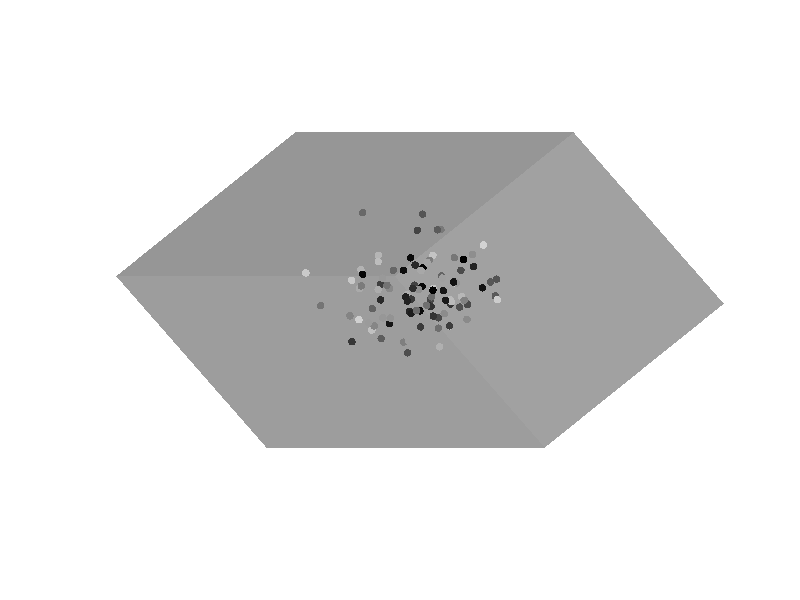
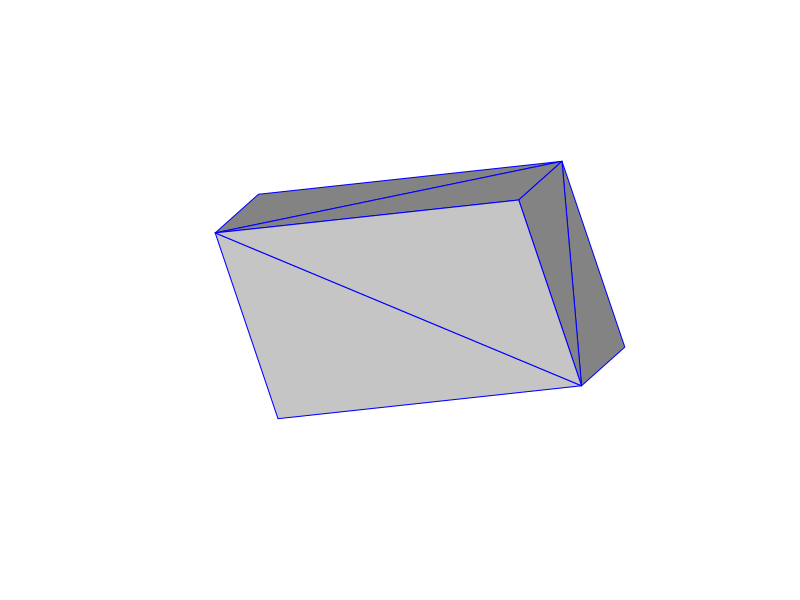
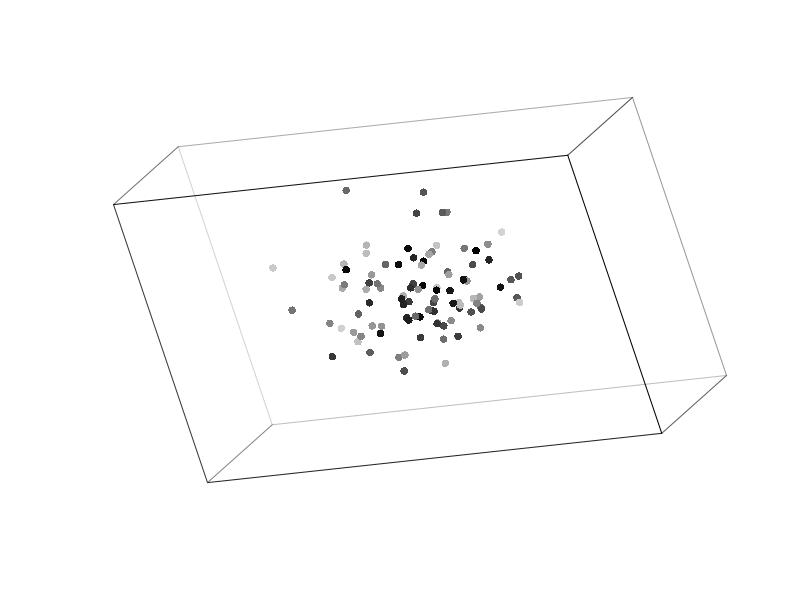
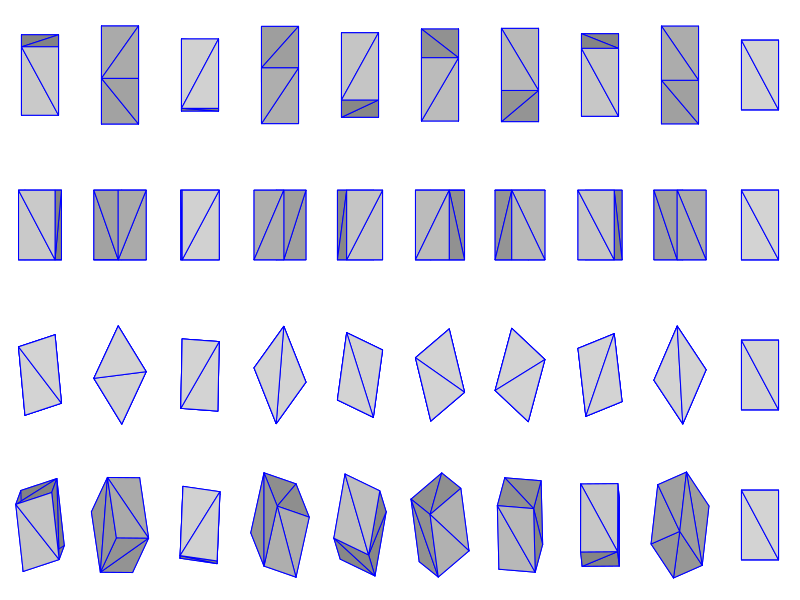
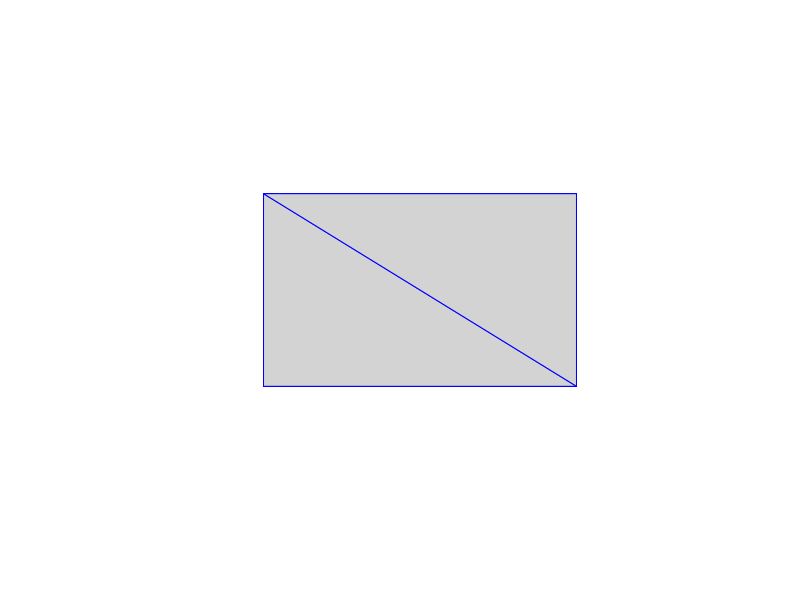

Generate these figures, in order, with R:

#  8 ------ 7
# /|       /|
# 5 ------ 6|
# ||      | |
# |4 ------ 3
# |/      |/
# 1 ------2


#################################################################################
# Functions for rotating and plotting 3D-objects (points, wireframes or polygons)
#################################################################################

xRotate=function(theta,rver){
	while(theta>=360) theta=theta-360
	theta[theta<0]=0
	theta=theta*pi/180
	ct=cos(theta)
	st=sin(theta)
	rver2=rver
	rver2["yx"]=rver["yx"]*ct+rver["zx"]*st
	rver2["yy"]=rver["yy"]*ct+rver["zy"]*st
	rver2["yz"]=rver["yz"]*ct+rver["zz"]*st
	rver2["y0"]=rver["y0"]*ct+rver["z0"]*st
	rver2["zx"]=rver["zx"]*ct-rver["yx"]*st
	rver2["zy"]=rver["zy"]*ct-rver["yy"]*st
	rver2["zz"]=rver["zz"]*ct-rver["yz"]*st
	rver2["z0"]=rver["z0"]*ct-rver["y0"]*st
	rver2
}
yRotate=function(theta,rver){
	while(theta>=360) theta=theta-360
	theta[theta<0]=0
	theta=theta*pi/180
	ct=cos(theta)
	st=sin(theta)
	rver2=rver
	rver2["xx"]=rver["xx"]*ct+rver["zx"]*st
	rver2["xy"]=rver["xy"]*ct+rver["zy"]*st
	rver2["xz"]=rver["xz"]*ct+rver["zz"]*st
	rver2["x0"]=rver["x0"]*ct+rver["z0"]*st
	rver2["zx"]=rver["zx"]*ct-rver["xx"]*st
	rver2["zy"]=rver["zy"]*ct-rver["xy"]*st
	rver2["zz"]=rver["zz"]*ct-rver["xz"]*st
	rver2["z0"]=rver["z0"]*ct-rver["x0"]*st
	rver2
}
zRotate=function(theta,rver){
	while(theta>=360) theta=theta-360
	theta[theta<0]=0
	theta=theta*pi/180
	ct=cos(theta)
	st=sin(theta)
	rver2=rver
	rver2["yx"]=rver["yx"]*ct+rver["xx"]*st
	rver2["yy"]=rver["yy"]*ct+rver["xy"]*st
	rver2["yz"]=rver["yz"]*ct+rver["xz"]*st
	rver2["y0"]=rver["y0"]*ct+rver["x0"]*st
	rver2["xx"]=rver["xx"]*ct-rver["yx"]*st
	rver2["xy"]=rver["xy"]*ct-rver["yy"]*st
	rver2["xz"]=rver["xz"]*ct-rver["yz"]*st
	rver2["x0"]=rver["x0"]*ct-rver["y0"]*st
	rver2
}
scale=function(rver,fx,fy,fz){
	rver["xx"]=rver["xx"]*fx;rver["xy"]=rver["xy"]*fx;rver["xz"]=rver["xz"]*fx;rver["x0"]=rver["x0"]*fx
	rver["yx"]=rver["yx"]*fy;rver["yy"]=rver["yy"]*fy;rver["yz"]=rver["yz"]*fy;rver["y0"]=rver["y0"]*fy
	rver["zx"]=rver["zx"]*fz;rver["zy"]=rver["zy"]*fz;rver["zz"]=rver["zz"]*fz;rver["z0"]=rver["z0"]*fz
	rver
}
translate=function(rver,fx,fy,fz){
	rver["x0"]=rver["x0"]+fx
	rver["y0"]=rver["y0"]+fy
	rver["z0"]=rver["z0"]+fz
	rver
}
unit=function(){
	rver=numeric(0)
	rver["xx"]=1; rver["xy"]=0; rver["xz"]=0; rver["x0"]=0
	rver["yx"]=0; rver["yy"]=1; rver["yz"]=0; rver["y0"]=0
	rver["zx"]=0; rver["zy"]=0; rver["zz"]=1; rver["z0"]=0
	rver
}
toString=function(rver) {
	x=paste0("[",rver["x0"],",",rver["xx"],",",rver["xy"],",",rver["xz"],";\n",
		     rver["y0"],",",rver["yx"],",",rver["yy"],",",rver["yz"],";\n",
		     rver["z0"],",",rver["zx"],",",rver["zy"],",",rver["zz"],"]");
	message(x);return(x);
}
form=function(form="cube")
	if(form=="cube") {
		message("  8 ------ 7 \n /|       /| \n 5 ------ 6| \n ||      | | \n |4 ------ 3 \n |/      |/  \n 1 ------2   ")
		return(list(
		"ver"=c(-1,-1,-1, +1,-1,-1, +1,-1,+1, -1,-1,+1, -1,+1,-1, +1,+1,-1, +1,+1,+1, -1,+1,+1),
		"con"=c(1,2, 2,3, 3,4, 1,4, 5,6, 6,7, 7,8, 5,8, 1,5, 2,6, 3,7, 4,8),
		"pol"=c(1,3,2, 1,4,3, 5,6,7, 5,7,8, 1,2,5, 2,6,5, 2,3,7, 2,7,6, 1,8,4, 1,5,8, 3,4,8, 3,8,7)))
	}
toVer=function(x,y,z){
	c(sapply(1:length(x), function(i) c(x[i],y[i],z[i])))
}
transform=function(ver,rver,thetaX=NULL,thetaY=NULL,thetaZ=NULL,persp=0){
	tver=ver*0
	if(!is.null(thetaX)) rver=xRotate(thetaX,rver)
	if(!is.null(thetaY)) rver=yRotate(thetaY,rver)
	if(!is.null(thetaZ)) rver=zRotate(thetaZ,rver)
	for(i in seq(length(ver),1,by=-3)-2){
		tver[i+0]=ver[i]*rver["xx"]+ver[i+1]*rver["xy"]+ver[i+2]*rver["xz"]+rver["x0"]
		tver[i+1]=ver[i]*rver["yx"]+ver[i+1]*rver["yy"]+ver[i+2]*rver["yz"]+rver["y0"]
		tver[i+2]=ver[i]*rver["zx"]+ver[i+1]*rver["zy"]+ver[i+2]*rver["zz"]+rver["z0"]
		if(persp>0){
			tver[i+0]=tver[i+0]*(1-tver[i+2]/persp)
			tver[i+1]=tver[i+1]*(1-tver[i+2]/persp)
		}
	}
	return(tver)
}
vectorLength=function(...)sqrt(sum(sapply(...,function(x)x^2)))
vectorDistance=function(a,b)sqrt(sum(sapply(1:length(a),function(i)(a[i]-b[i])^2)))
polygonArea=function(a,b,c) (a[1]*b[2]-a[2]*b[1] + b[1]*c[2]-b[2]*c[1] + b[1]*a[2]-b[2]*a[1])/2
crossProduct <- function(x,y) {
	if (is.vector(x) && is.vector(y)) {
		if (length(x) == length(y) && length(x) == 3) {
			xxy <- c(x[2]*y[3] - x[3]*y[2],
			        x[3]*y[1] - x[1]*y[3],
    		         	x[1]*y[2] - x[2]*y[1])
		}
	} else {
		if (is.matrix(x) && is.matrix(y)) {
			if (all(dim(x) == dim(y))) {
				if (ncol(x) == 3) {
                    			xxy <- cbind(x[, 2]*y[, 3] - x[, 3]*y[, 2],
        			             	x[, 3]*y[, 1] - x[, 1]*y[, 3],
            		             		x[,1 ]*y[, 2] - x[, 2]*y[, 1])
				} else {
					if (nrow(x) == 3) {
                        			xxy <- rbind(x[2, ]*y[3, ] - x[3, ]*y[2, ],
            			             	x[3, ]*y[1, ] - x[1, ]*y[3, ],
                		             	x[1, ]*y[2, ] - x[2, ]*y[1, ])
					}
				}
			}
		} 
	}
	return(xxy)
}		 
colourPolygons=function(tver,pol,col1="lightgrey",returnDegree=F){
	d=numeric(0)
	toDegree <- function(rad) rad * 57.29577951308232286465 # double for 180/pi
	for(i in seq(1,length(pol),by=3)){
		x1=tver[pol[i]*3-2];y1=tver[pol[i]*3-1];z1=tver[pol[i]*3-0]
		x2=tver[pol[i+1]*3-2];y2=tver[pol[i+1]*3-1];z2=tver[pol[i+1]*3-0]
		x3=tver[pol[i+2]*3-2];y3=tver[pol[i+2]*3-1];z3=tver[pol[i+2]*3-0]
		v1=(y1-y2)*(z3-z2)-(z1-z2)*(y3-y2)
		v2=(z1-z2)*(x3-x2)-(x1-x2)*(z3-z2)
		v3=(x1-x2)*(y3-y2)-(y1-y2)*(x3-x2)
		d=c(d,asin(sqrt((v1*v1+v2*v2)/(v1*v1+v2*v2+v3*v3))))
	}
	d=toDegree(d)
	if(returnDegree) return(d)
	d=round(d)
	cols=unlist(lapply(1:length(d),function(i){
		apply(col2rgb(col1), 2, function(x)
			rgb( max(0,min(1,(x[1]-d[i])/255)),max(0,min(1,(x[2]-d[i])/255)),max(0,min(1,(x[3]-d[i])/255)) )
		)
	}))
	cols
 	}
sortCon=function(con,tver,fun=mean){
	if(is.null(fun)) fun=mean
	for(i in seq(1,length(con),by=2))
	for(j in seq(1,length(con),by=2))
	if(fun(c(tver[con[i]*3],ver[con[i+1]*3])) > fun(c(tver[con[j]*3],tver[con[j+1]*3]))){
		h1=con[i];h2=con[i+1];
		con[i]=con[j];con[i+1]=con[j+1];
		con[j]=h1;con[j+1]=h2;
	}
	con
}
sortPol=function(pol,tver,fun=mean){
	if(is.null(fun)) fun=mean
	for(i in seq(1,length(pol),by=3))
	for(j in seq(1,length(pol),by=3))
	#if( max(c(tver[pol[i]*3],tver[pol[i+1]*3],tver[pol[i+2]*3]))>max(c(tver[pol[j]*3],tver[pol[j+1]*3],tver[pol[j+2]*3])) | (max(c(tver[pol[i]*3],tver[pol[i+1]*3],tver[pol[i+2]*3]))==max(c(tver[pol[j]*3],tver[pol[j+1]*3],tver[pol[j+2]*3])) & min(c(tver[pol[i]*3],tver[pol[i+1]*3],tver[pol[i+2]*3]))>min(c(tver[pol[j]*3],tver[pol[j+1]*3],tver[pol[j+2]*3]))) ) {
	if(fun(c(tver[pol[i]*3],tver[pol[i+1]*3],tver[pol[i+2]*3])) > fun(c(tver[pol[j]*3],tver[pol[j+1]*3],tver[pol[j+2]*3]))){
		h1=pol[i];h2=pol[i+1];h3=pol[i+2];
		pol[i]=pol[j];pol[i+1]=pol[j+1];pol[i+2]=pol[j+2];
		pol[j]=h1;pol[j+1]=h2;pol[j+2]=h3;
	}
	return(pol)
}
plotPoints=function(tver,rver,con,add=F,col1="lightgrey",col2="black",subset=NULL,lim=NULL){
	if(is.null(lim)) {
	if(add==F) plot(c(min(tver),max(tver)),c(min(tver),max(tver)),type="n",axes=F,xlab=NA,ylab=NA)}else
	if(add==F) plot(c(lim[1],lim[2]),c(lim[1],lim[2]),type="n",axes=F,xlab=NA,ylab=NA)
	z=sapply(seq(1,length(tver),by=3),function(i) tver[i+2])
	cols=colorRampPalette(c(col2,col1))(length(levels(as.factor(z))));
	if(!is.null(subset)){
		if(subset=="front")cols[z<=0]=NA
		if(subset=="back")cols[z>0]=NA
	}
	co=0
	for(i in seq(1,length(tver),by=3)){
		co=co+1
		points(tver[i+0],tver[i+1],pch=16,col=cols[rank(z,ties.method="min")[co]])
	}
}
plotWireframe=function(tver,rver,con,add=F,col1="lightgrey",col2="black",subset=NULL,lim=NULL,fun=mean){
	if(is.null(lim)) {
	if(add==F) plot(c(min(tver),max(tver)),c(min(tver),max(tver)),type="n",axes=F,xlab=NA,ylab=NA)}else
	if(add==F) plot(c(lim[1],lim[2]),c(lim[1],lim[2]),type="n",axes=F,xlab=NA,ylab=NA)
	con=sortCon(con,tver,fun);
	z=sapply(seq(1,length(con),by=2),function(i) (tver[con[i]*3]+tver[con[i+1]*3])/2)
	cols=colorRampPalette(c(col2,col1))(length(levels(as.factor(z))));
	if(!is.null(subset)){
		if(subset=="front")cols[z<=0]=NA
		if(subset=="back")cols[z>0]=NA
	}
	co=0
	for(i in seq(1,length(con),by=2)){
		co=co+1
		segments(tver[con[i]*3-2],tver[con[i]*3-1],tver[con[i+1]*3-2],tver[con[i+1]*3-1],
		col=cols[rank(z,ties.method="min")[co]])
	}
}
plotPolygons=function(tver,rver,pol,add=F,col1="lightgrey",col2="black",border="black",culling="none",lim=NULL,fun=mean){
	if(is.null(lim)) {
	if(add==F) plot(c(min(tver),max(tver)),c(min(tver),max(tver)),type="n",axes=F,xlab=NA,ylab=NA)}else
	if(add==F) plot(c(lim[1],lim[2]),c(lim[1],lim[2]),type="n",axes=F,xlab=NA,ylab=NA)
	if(is.null(culling))culling="none"
	pol=sortPol(pol,tver,fun);
	cols=colourPolygons(tver,pol,col1)
	co=0
	for(i in seq(1,length(pol),by=3)){
		co=co+1
      		cp=crossProduct(
            		c(tver[pol[i+1]*3-2]-tver[pol[i+0]*3-2],tver[pol[i+1]*3-1]-tver[pol[i+0]*3-1],tver[pol[i+1]*3-0]-tver[pol[i+0]*3-0]),
            		c(-tver[pol[i+2]*3-2]+tver[pol[i+0]*3-2],-tver[pol[i+2]*3-1]+tver[pol[i+0]*3-1],-tver[pol[i+2]*3-0]+tver[pol[i+0]*3-0]))
  		if((culling!="front"&culling!="back")|(cp%*%c(0,0,-1)>=0&culling=="back")|(cp%*%c(0,0,-1)<=0&culling=="front"))
		polygon(
			x=c(tver[pol[i]*3-2],tver[pol[i+1]*3-2],tver[pol[i+2]*3-2]),
			y=c(tver[pol[i]*3-1],tver[pol[i+1]*3-1],tver[pol[i+2]*3-1]),
			col=cols[co],border=border)
	}
}

####################
# Example
####################

ver=form()$ver
con=form()$con
pol=form()$pol

set.seed(0);
poi=toVer(x=rnorm(100)/4,y=rnorm(100)/4,z=rnorm(100)/4);poi[poi>1]=1

nv=length(ver)/3
nc=length(con)/2
rver=unit()

tver=transform(ver,rver,thetaX=320,thetaY=320,thetaZ=0)
tver2=transform(poi,rver,thetaX=320,thetaY=320,thetaZ=0)

dev.new();
plotPolygons(tver,rver,pol,culling="front",border=NA, add=F);
plotPoints(tver2,rver,con,add=T)

dev.new();
tver=transform(ver,rver,thetaX=10,thetaY=10,thetaZ=10);
plotPolygons(tver,rver,pol,border="blue", lim=c(-2,2), add=F, culling="back");
		 
dev.new();
plotWireframe(tver,rver,con,add=F,subset="back")
plotPoints(tver2,rver,con,add=T)
plotWireframe(tver,rver,con,add=T,subset="front")

dev.new();
par(mfrow=c(4,10))
a=seq(10,360,length.out=10);
for(i in a) {par(mar=c(0,0,0,0));tver=transform(ver,rver,thetaX=i,thetaY=0,thetaZ=0);plotPolygons(tver,rver,pol,border="blue", lim=c(-2,2), add=F);}
for(i in a) {par(mar=c(0,0,0,0));tver=transform(ver,rver,thetaX=0,thetaY=i,thetaZ=0);plotPolygons(tver,rver,pol,border="blue", lim=c(-2,2), add=F);}
for(i in a) {par(mar=c(0,0,0,0));tver=transform(ver,rver,thetaX=0,thetaY=0,thetaZ=i);plotPolygons(tver,rver,pol,border="blue", lim=c(-2,2), add=F);}
for(i in a) {par(mar=c(0,0,0,0));tver=transform(ver,rver,thetaX=i,thetaY=i,thetaZ=i);plotPolygons(tver,rver,pol,border="blue", lim=c(-2,2), add=F);}

dev.new();
p=function(a=F,tx=0,ty=0,tz=0){
print(paste(tx,";",ty,";",tz))
	tver=transform(ver,rver,thetaX=tx,thetaY=ty,thetaZ=tz);
	plotPolygons(tver,rver,pol,border="blue", lim=c(-2,2), add=a, culling="back");
}
p(F)
prevx=0;prevy=0;ax=0;ay=0;thetax=0;thetay=0;drag=F;
toDegree <- function(rad) rad * 57.29577951308232286465 
toRadians <- function(deg) deg / 57.29577951308232286465 
f=function(prompt="Move the cube with cursor keys") getGraphicsEvent(
	prompt=prompt,
	onKeybd=function(x){
		if(x=="ctrl-["){ print(paste("thetax=",thetax,"; thetay=",thetay)); return("ctrl-[")}
		if(x=="Down")  thetax<<-thetax+5
		if(x=="Left")  thetay<<-thetay+5
		if(x=="Right") thetay<<-thetay-5
		if(x=="Up")    thetax<<-thetax-5
		if(thetax>360)thetax<<-thetax-360
		if(thetay>360)thetay<<-thetay-360
		if(thetax<0)thetax<<-360+thetax
		if(thetay<0)thetay<<-360+thetay
		p(F,thetax,thetay);
		f(paste(x,"; ",thetax,";",thetay));
		return(-1)
		NULL}
)
f()
